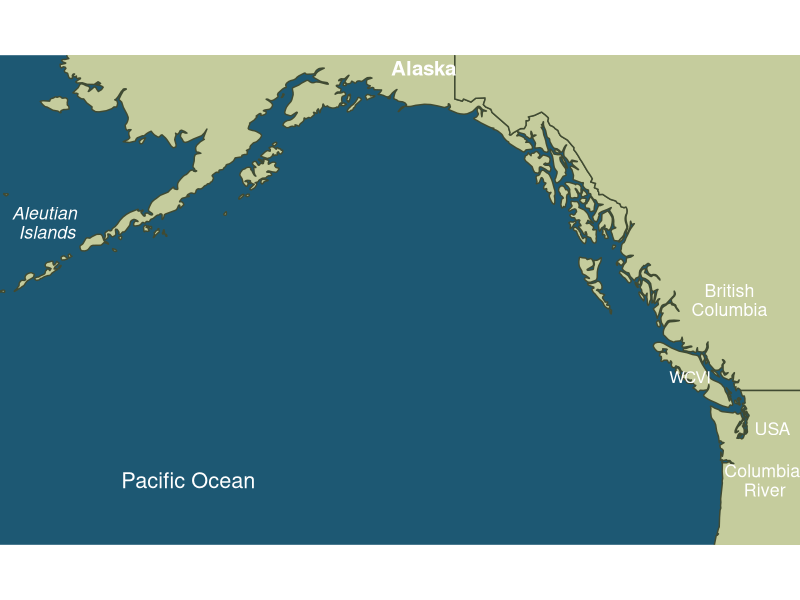
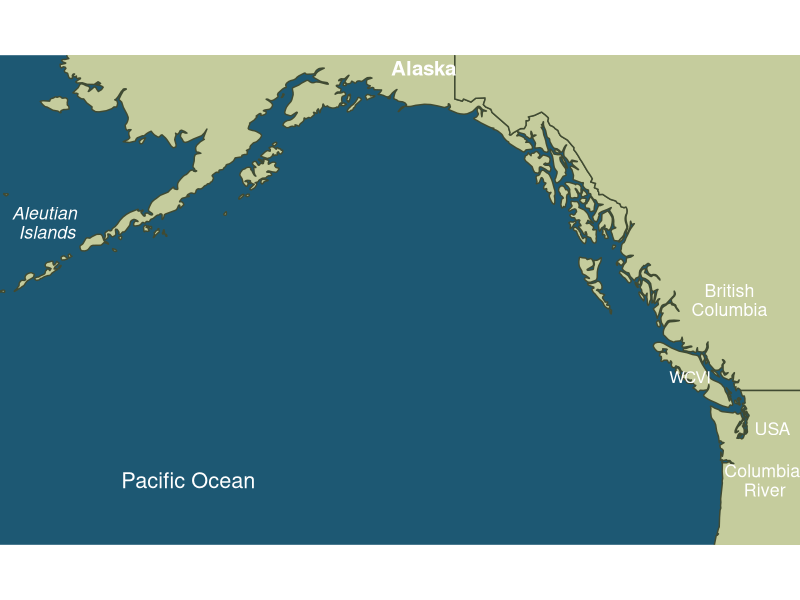

Here is the R script that generated these plots, in order:
# ==============================================================================
# Script: 04_visuals/01_oceanic_salmon_base_map.R
# Purpose: Generate Exact High-Quality PNW & GOA Base Map (Slide Layer)
# Output: map_layer.png (Columbia River Labels Removed)
# ==============================================================================

library(tidyverse)
library(sf)
library(rnaturalearth)
library(ggplot2)

# Set up visual directory
proj_dir <- file.path(getwd(), "Rcode_for_paper")
fig_out_dir <- file.path(proj_dir, "figures")
dir.create(fig_out_dir, showWarnings = FALSE, recursive = TRUE)

# 1. Fetch geographic layers
land <- ne_countries(scale = "medium", returnclass = "sf")

# Define coordinate boundaries precisely mapping PNW to Aleutian Islands
map_bounds <- coord_sf(
  xlim = c(-170, -119), 
  ylim = c(43, 62), 
  expand = FALSE
)

# Place labels inspired by original map (omitting CR and Columbia River)
labels_df <- tribble(
  ~label,              ~x,      ~y,      ~fontface,   ~size,
  "Aleutian \nIslands",  -167.0,  55.5,    "italic",    4.5,
#  "GOA",               -143.5,  58.5,    "bold",      5.5,
  "Alaska",            -143.0,  61.5,    "bold",      5.2,
#  "SEAK",              -132.5,  56.0,    "plain",     4.5,
  "British\nColumbia", -123.5,  52.5,    "plain",     4.5,
  "WCVI",              -126.0,  49.5,    "plain",     4.2,
  "Columbia \nRiver",        -121.25,  45.5,    "plain",     4.5,
"USA",        -120.75,  47.5,    "plain",     4.5,
"Pacific Ocean",     -158.0,  45.5,    "plain",     5.5
)

# 2. Build the exact base map without CR text
base_map <- ggplot() +
  # Add landmass with smooth earthy tones
  geom_sf(data = land, fill = "#c5cc9d", color = "#404a32", linewidth = 0.5) +
  
  # Custom ocean styling matching the deep teal/blue transitions
  theme_void() +
  theme(
    panel.background = element_rect(fill = "#1d5873", color = NA),
    plot.margin = margin(0, 0, 0, 0)
  ) +
  
  # Add custom geographic labels
  geom_text(
    data = labels_df,
    aes(x = x, y = y, label = label),
    color = "white",
    fontface = labels_df$fontface,
    size = labels_df$size,
    lineheight = 0.9,
    hjust = 0.5
  ) +
  
  # Inject boundaries and projection
  map_bounds

# Render & Print Map Layer to view
print(base_map)

# Save high-resolution mapping layer for slides (Slide 1 Layer)
ggsave(
  filename = file.path(fig_out_dir, "map_layer.png"),
  plot = base_map,
  width = 10,
  height = 7.5,
  dpi = 300
)

message("Precise map_layer.png saved successfully to: ", fig_out_dir)
